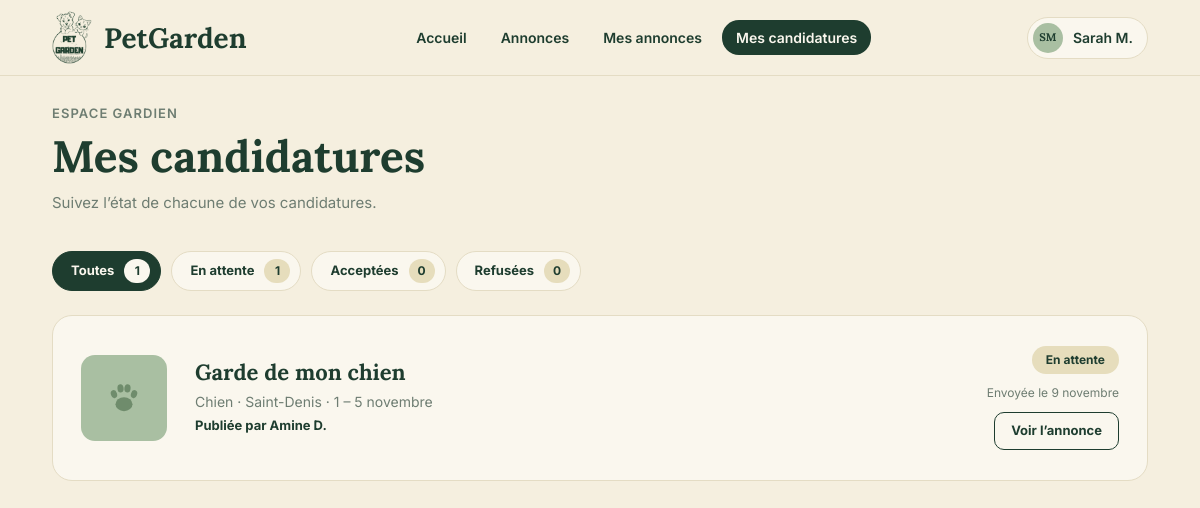
The page /mes_candidatures.php (signed in) on the database its author committed.
### tables this page shows
create table candidatures (
    id_candidature int auto_increment,
    message text not null,
    statut enum('en attente', 'acceptee', 'refusee') not null default 'en attente',
    date_candidature datetime not null default current_timestamp,
    id_annonce int not null,
    id_gardien int not null,
    constraint pk_candidature primary key (id_candidature),
    constraint fk_candidature_annonce foreign key (id_annonce) references annonces(id_annonce) on delete restrict,
    constraint fk_candidature_gardien foreign key (id_gardien)  references utilisateur(id_utilisateur) on delete restrict,
    constraint uq_candidature unique (id_annonce, id_gardien)
);

create table annonces (
    id_annonce int auto_increment,
    titre varchar(150) not null,
    type_animal varchar(200) not null,
    ville varchar(100) not null,
    date_debut date not null,
    date_fin date not null,
    description text,
    statut enum('ouverte', 'pourvue', 'terminee') not null default 'ouverte',
    id_proprietaire int not null,
    constraint pk_annonce primary key (id_annonce),
    constraint fk_annonce_proprietaire foreign key (id_proprietaire) references utilisateur(id_utilisateur) on delete restrict,
    constraint chk_dates_annonce check (date_fin >= date_debut)
);

create table utilisateur (
    id_utilisateur int auto_increment,
    nom varchar(50) not null,
    prenom varchar(50) not null,
    email varchar(150) not null unique,
    mdp varchar(255) not null,
    role enum('utilisateur', 'admin') not null default 'utilisateur',
    constraint pk_utilisateur primary key (id_utilisateur)
);

### public/mes_candidatures.php (called while the page is built)
<?php
require_once __DIR__ . '/../controleur/candidature_controller.php';
$controleur = new CandidatureController();
$donnees = $controleur->mesCandidatures();
extract($donnees);
require __DIR__ . '/../vue/mes_candidatures.php';

### model/candidature.php (called while the page is built, shortened)
<?php
require_once __DIR__ . '/../config/database.php';
class Candidature
{
    private $pdo;
    public function __construct()
    {
        $database = new Database();
        $this->pdo = $database->getConnection();
    }
    public function listerParGardien($idGardien, $statut = '')
    {
        $sql = 'select c.*, a.titre, a.type_animal, a.ville, a.date_debut, a.date_fin,
                       a.statut as statut_annonce, u.prenom, u.nom,
                       (select count(*) from avis as v
                        where v.id_annonce = a.id_annonce and v.id_auteur = c.id_gardien) as avis_laisse
                from candidatures as c
                inner join annonces as a on a.id_annonce = c.id_annonce
                inner join utilisateur as u on u.id_utilisateur = a.id_proprietaire
                where c.id_gardien = :id_gardien';
        $parametres = ['id_gardien' => $idGardien];
        $sql .= ' order by c.date_candidature desc';
        $requete = $this->pdo->prepare($sql);
        $requete->execute($parametres);
        return $requete->fetchAll();
    }
    public function compterParStatut($colonne, $id)
    {
        $colonne = $colonne === 'id_annonce' ? 'id_annonce' : 'id_gardien';
        $requete = $this->pdo->prepare(
            "select statut, count(*) as total
             from candidatures
             where $colonne = :id
             group by statut"
        );
        $requete->execute(['id' => $id]);
        $compteurs = ['en attente' => 0, 'acceptee' => 0, 'refusee' => 0];
        foreach ($requete->fetchAll() as $ligne) {
            $compteurs[$ligne['statut']] = (int) $ligne['total'];
        }
        return $compteurs;
    }
}

### config/database.php (called while the page is built)
<?php
class Database
{
    private $host = 'localhost';
    private $dbname = 'petgarden';
    private $user = 'root';
    private $mdp = '';
    private static $pdo = null;
    public function getConnection()
    {
        if (self::$pdo === null) {
            try {
                self::$pdo = new PDO(
                    "mysql:host=$this->host;dbname=$this->dbname;charset=utf8mb4",
                    $this->user,
                    $this->mdp,
                    [
                        PDO::ATTR_ERRMODE => PDO::ERRMODE_EXCEPTION,
                        PDO::ATTR_DEFAULT_FETCH_MODE => PDO::FETCH_ASSOC,
                    ]
                );
            } catch (PDOException $e) {
                http_response_code(500);
                exit('erreur de connexion à la base de données.');
            }
        }
        return self::$pdo;
    }
}

### controleur/candidature_controller.php (called while the page is built, shortened)
<?php
require_once __DIR__ . '/controleur.php';
require_once __DIR__ . '/../model/annonce.php';
require_once __DIR__ . '/../model/candidature.php';
class CandidatureController extends Controleur
{
    public function mesCandidatures()
    {
        $idGardien = $this->exigerConnexion();
        $statut = $this->texte($_GET, 'statut');
        if (!in_array($statut, ['en attente', 'acceptee', 'refusee'], true)) {
            $statut = '';
        }
        $candidatureModel = new Candidature();
        $compteurs = $candidatureModel->compterParStatut('id_gardien', $idGardien);
        return $this->vue([
            'candidatures' => $candidatureModel->listerParGardien($idGardien, $statut),
            'statut' => $statut,
            'compteurs' => $compteurs,
            'total' => array_sum($compteurs),
        ]);
    }
}

### controleur/controleur.php (called while the page is built, shortened)
<?php
class Controleur
{
    protected function exigerConnexion()
    {
        return (int) $_SESSION['id_utilisateur'];
    }
    protected function texte($tableau, $cle)
    {
        $valeur = $tableau[$cle] ?? '';
        return is_string($valeur) ? trim($valeur) : '';
    }
}

### vue/mes_candidatures.php (the view, shortened to what this page needs)
<?php
require __DIR__ . '/partials/entete.php';
$onglets = ['' => ['Toutes', $total], 'en attente' => ['En attente', $compteurs['en attente']],
            'acceptee' => ['Acceptées', $compteurs['acceptee']], 'refusee' => ['Refusées', $compteurs['refusee']]];
?>
<main class="conteneur page">
    <div class="page-titre">
        <p class="surtitre">Espace gardien</p>
        <h1>Mes candidatures</h1>
        <p class="texte-doux">Suivez l’état de chacune de vos candidatures.</p>
    </div>
    <nav class="filtres-statut">
        <?php foreach ($onglets as $cle => $onglet) : ?>
            <a href="mes_candidatures.php<?= $cle !== '' ? '?statut=' . urlencode($cle) : '' ?>" class="<?= $statut === $cle ? 'actif' : '' ?>">
                <?= e($onglet[0]) ?> <span><?= (int) $onglet[1] ?></span>
            </a>
        <?php endforeach; ?>
    </nav>
    <div class="liste">
        <?php foreach ($candidatures as $candidature) : ?>
            <article class="carte ligne-candidature">
                <span class="vignette statut-<?= e(classe_statut($candidature['statut'])) ?>"><?= patte(34) ?></span>
                <div class="ligne-candidature-texte">
                    <h2><?= e(majuscule($candidature['titre'])) ?></h2>
                    <p class="texte-doux">
                        <?= e(majuscule($candidature['type_animal'])) ?> · <?= e(titre($candidature['ville'])) ?> · <?= e(periode($candidature['date_debut'], $candidature['date_fin'])) ?>
                    </p>
                    <strong>Publiée par <?= e(nom_court($candidature['prenom'], $candidature['nom'])) ?></strong>
                </div>
                <div class="ligne-candidature-actions">
                    <span class="statut statut-clair statut-<?= e(classe_statut($candidature['statut'])) ?>"><?= e(libelle_statut($candidature['statut'])) ?></span>
                    <small>Envoyée le <?= e(jour_mois($candidature['date_candidature'])) ?></small>
                    <?php if ($candidature['statut'] === 'acceptee' && $candidature['statut_annonce'] === 'terminee' && !$candidature['avis_laisse']) : ?>
                        <a href="avis.php?id=<?= (int) $candidature['id_annonce'] ?>" class="bouton bouton-plein bouton-petit">Laisser un avis</a>
                    <?php else : ?>
                        <a href="annonce.php?id=<?= (int) $candidature['id_annonce'] ?>" class="bouton bouton-contour bouton-petit">Voir l’annonce</a>
                    <?php endif; ?>
                </div>
            </article>
        <?php endforeach; ?>
    </div>
</main>
<?php require __DIR__ . '/partials/pied.php'; ?>

### vue/partials/fonctions.php (shortened to what this page needs)
<?php
function e($valeur)
{
    return htmlspecialchars((string) $valeur, ENT_QUOTES, 'UTF-8');
}
function majuscule($texte)
{
    $texte = (string) $texte;
    return mb_strtoupper(mb_substr($texte, 0, 1)) . mb_substr($texte, 1);
}
function titre($texte)
{
    return mb_convert_case((string) $texte, MB_CASE_TITLE, 'UTF-8');
}
function nom_court($prenom, $nom)
{
    return titre($prenom) . ' ' . mb_strtoupper(mb_substr((string) $nom, 0, 1)) . '.';
}
function nom_mois($numero)
{
    $mois = ['janvier', 'février', 'mars', 'avril', 'mai', 'juin', 'juillet',
             'août', 'septembre', 'octobre', 'novembre', 'décembre'];
    return $mois[(int) $numero - 1];
}
function jour_mois($date)
{
    $horodatage = strtotime((string) $date);
    return date('j', $horodatage) . ' ' . nom_mois(date('n', $horodatage));
}
function periode($debut, $fin, $avecAnnee = false)
{
    $d = strtotime((string) $debut);
    $f = strtotime((string) $fin);
    $annee = $avecAnnee ? ' ' . date('Y', $f) : '';
    if (date('Y-m', $d) === date('Y-m', $f)) {
        return date('j', $d) . ' – ' . date('j', $f) . ' ' . nom_mois(date('n', $f)) . $annee;
    }
    return jour_mois($debut) . ' – ' . jour_mois($fin) . $annee;
}
function libelle_statut($statut)
{
    $libelles = [
        'ouverte' => 'Ouverte',
        'pourvue' => 'Pourvue',
        'terminee' => 'Terminée',
        'en attente' => 'En attente',
        'acceptee' => 'Acceptée',
        'refusee' => 'Refusée',
    ];
    return $libelles[$statut] ?? majuscule($statut);
}
function classe_statut($statut)
{
    return str_replace(' ', '-', (string) $statut);
}
function patte($taille = 44)
{
    return '<svg class="patte" width="' . (int) $taille . '" height="' . (int) $taille . '" viewBox="0 0 44 44" aria-hidden="true">'
        . '<ellipse cx="22" cy="30" rx="11" ry="9"/>'
        . '<ellipse cx="9" cy="17" rx="4" ry="5.2" transform="rotate(-18 9 17)"/>'
        . '<ellipse cx="17.5" cy="9.5" rx="4" ry="5.4" transform="rotate(-6 17.5 9.5)"/>'
        . '<ellipse cx="26.5" cy="9.5" rx="4" ry="5.4" transform="rotate(6 26.5 9.5)"/>'
        . '<ellipse cx="35" cy="17" rx="4" ry="5.2" transform="rotate(18 35 17)"/>'
        . '</svg>';
}

### public/assets/css/style.css (style rules this page uses)
:root { --vert: #1e3d2f; --vert-survol: #2f5342; --fond: #f5efdf; --carte: #faf7ee; --champ: #f1ead5; --bordure: #e4dcc4; --texte: #1e3d2f; --texte-doux: #6e7d72; --sauge: #a9bfa2; --sauge-clair: #c9d6bc; --sauge-fonce: #6f8c6c; --sable: #e2d6a5; --sable-clair: #e6ddbc; --or: #c9a94a; --etoile-vide: #ddd5ba; --rose: #ebd5cc; --rose-texte: #9a5a47; --titre: 'lora', georgia, serif; --corps: 'inter', system-ui, sans-serif; }
*, *::before, *::after { box-sizing: border-box; }
html { background: var(--fond); }
body { margin: 0; min-height: 100vh; display: flex; flex-direction: column; font-family: var(--corps); font-size: 15px; line-height: 1.5; color: var(--texte); background: var(--fond); }
main { flex: 1; }
h1, h2, h3 { margin: 0; font-family: var(--titre); font-weight: 700; line-height: 1.2; color: var(--vert); }
p { margin: 0; }
a { color: inherit; }
img, svg { display: block; }
small { font-size: 12px; color: var(--texte-doux); }
.conteneur { width: 100%; max-width: 1280px; margin: 0 auto; padding: 0 52px; }
.texte-doux { color: var(--texte-doux); }
.bouton { display: inline-flex; align-items: center; justify-content: center; gap: 6px; height: 46px; padding: 0 22px; border: 1.5px solid var(--vert); border-radius: 10px; font: 700 14px/1 var(--corps); text-decoration: none; white-space: nowrap; cursor: pointer; transition: background .15s, color .15s; }
.bouton-contour { background: transparent; color: var(--vert); }
.bouton-petit { height: 38px; padding: 0 16px; font-size: 13px; }
.carte { border: 1px solid var(--bordure); border-radius: 20px; background: var(--carte); padding: 28px; }
.page { padding-top: 28px; padding-bottom: 80px; }
.page-titre { margin-bottom: 36px; }
.page-titre h1 { margin: 6px 0 10px; font-size: 44px; }
.surtitre { font-size: 13px; font-weight: 600; letter-spacing: .08em; text-transform: uppercase; color: var(--texte-doux); }
.liste { display: grid; gap: 20px; }
.statut { display: inline-flex; align-items: center; height: 28px; padding: 0 14px; border-radius: 14px; font-size: 12px; font-weight: 700; white-space: nowrap; }
.statut-clair.statut-terminee, .statut-clair.statut-en-attente { background: var(--sable-clair); }
.patte { fill: var(--sauge-fonce); }
.filtres-statut { display: flex; flex-wrap: wrap; gap: 10px; margin: 28px 0 24px; }
.filtres-statut a { display: inline-flex; align-items: center; gap: 10px; height: 40px; padding: 0 10px 0 18px; border: 1px solid var(--bordure); border-radius: 20px; background: var(--carte); font-size: 13px; font-weight: 700; text-decoration: none; }
.filtres-statut a span { display: inline-flex; align-items: center; justify-content: center; min-width: 26px; height: 24px; padding: 0 6px; border-radius: 12px; background: var(--sable-clair); font-size: 12px; }
.filtres-statut a.actif { border-color: var(--vert); background: var(--vert); color: var(--carte); }
.filtres-statut a.actif span { background: var(--carte); color: var(--vert); }
.ligne-candidature { display: flex; align-items: center; gap: 28px; padding: 30px 28px; }
.vignette { display: flex; flex: none; align-items: center; justify-content: center; width: 86px; height: 86px; border-radius: 14px; background: var(--sauge); }
.ligne-candidature-texte { flex: 1; }
.ligne-candidature-texte h2 { font-size: 22px; }
.ligne-candidature-texte p { margin: 6px 0 2px; font-size: 14px; }
.ligne-candidature-texte strong { font-size: 13px; }
.ligne-candidature-actions { display: flex; flex-direction: column; align-items: flex-end; gap: 10px; }

### rows shown on the page
candidatures: id_annonce.titre "Garde de mon chien", id_annonce.type_animal "Chien", id_annonce.ville "Saint-Denis", id_annonce.date_fin "1 – 5 novembre", utilisateur.prenom+nom "Amine D.", statut "En attente", date_candidature "9 novembre"

### other values the page prints
$lien[1] "Accueil"
$lien[1] "Annonces"
$lien[1] "Mes annonces"
$lien[1] "Mes candidatures"
$est_admin ? 'AD' : initiales($connecte['prenom'], $connecte['nom']) "SM"
$onglet[0] "Toutes"
$onglet[1] "1"
$onglet[0] "En attente"
$onglet[0] "Acceptées"
$onglet[1] "0"
$onglet[0] "Refusées"
